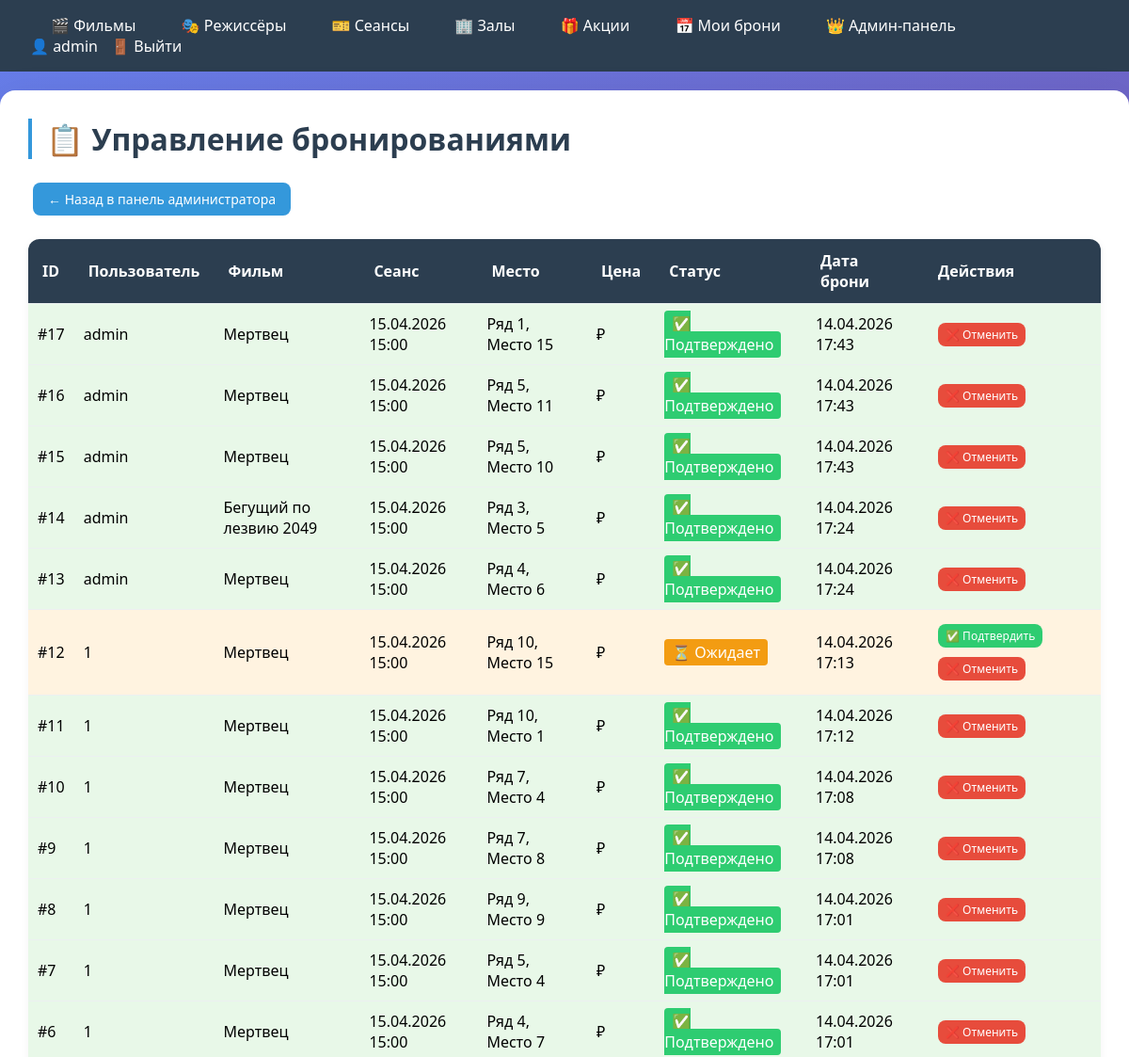
Page /admin-panel/bookings/ (signed in, upper part) on the earlier database version.
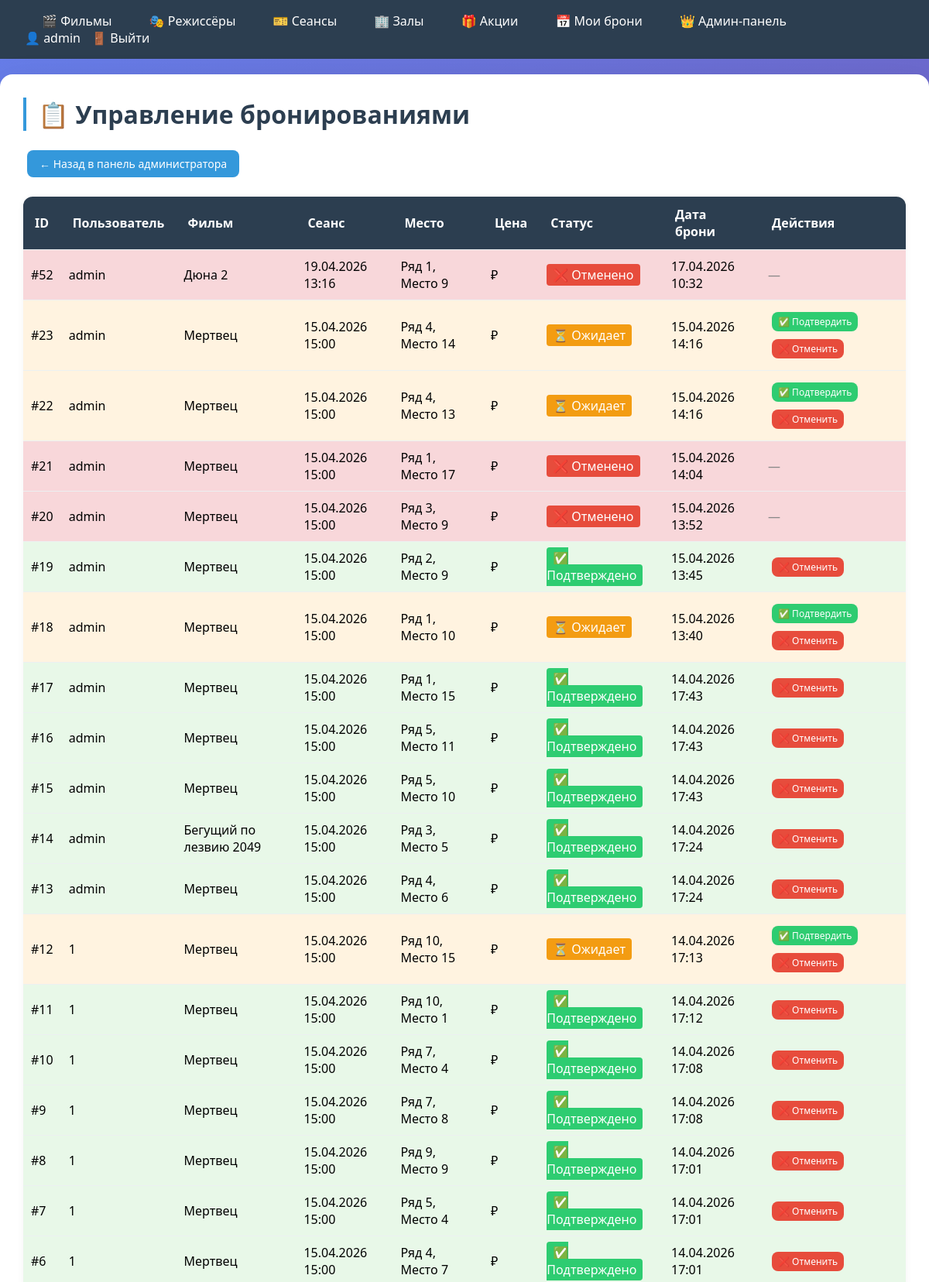
Same page on the later database version.
### cinema/models.py (models this page shows, shortened)
class Booking(models.Model):
    STATUS_CHOICES = [
        ('pending', 'Ожидает подтверждения'),
        ('confirmed', 'Подтверждено'),
        ('cancelled', 'Отменено'),
    ]
    session = models.ForeignKey(Session, on_delete=models.CASCADE, verbose_name='Сеанс', related_name='bookings')
    user = models.ForeignKey(User, on_delete=models.CASCADE, verbose_name='Пользователь', related_name='bookings')
    seat_row = models.IntegerField('Ряд')
    seat_number = models.IntegerField('Место')
    status = models.CharField('Статус', max_length=20, choices=STATUS_CHOICES, default='pending')
    created_at = models.DateTimeField('Дата бронирования', auto_now_add=True)
    class Meta:
        verbose_name = 'Бронирование'
        verbose_name_plural = 'Бронирования'
        unique_together = ('session', 'seat_row', 'seat_number')

class User(AbstractUser):
    birth_date = models.DateField('Дата рождения', null=True, blank=True)
    groups = models.ManyToManyField(
        'auth.Group',
        verbose_name='groups',
        blank=True,
        help_text='The groups this user belongs to.',
        related_name='cinema_user_set',
        related_query_name='cinema_user',
    )
    user_permissions = models.ManyToManyField(
        'auth.Permission',
        verbose_name='user permissions',
        blank=True,
        help_text='Specific permissions for this user.',
        related_name='cinema_user_set',
        related_query_name='cinema_user',
    )
    class Meta:
        verbose_name = 'Пользователь'
        verbose_name_plural = 'Пользователи'
        swappable = 'AUTH_USER_MODEL'

class Session(models.Model):
    movie = models.ForeignKey(Movie, on_delete=models.CASCADE, verbose_name='Фильм', related_name='sessions')
    hall = models.ForeignKey(Hall, on_delete=models.CASCADE, verbose_name='Зал', related_name='sessions')
    start_time = models.DateTimeField('Время начала')
    price = models.DecimalField('Цена', max_digits=8, decimal_places=2)
    class Meta:
        verbose_name = 'Сеанс'
        verbose_name_plural = 'Сеансы'

class Movie(models.Model):
    title = models.CharField('Название', max_length=200)
    description = models.TextField('Описание')
    duration_min = models.IntegerField('Длительность (мин)')
    rating = models.FloatField('Рейтинг', default=0.0)
    poster = models.ImageField('Постер', upload_to='posters/', blank=True, null=True)
    release_year = models.IntegerField('Год выпуска')
    director = models.ForeignKey(Director, on_delete=models.SET_NULL, null=True, blank=True, verbose_name='Режиссёр',
                                 related_name='movies')
    genres = models.ManyToManyField(Genre, through='MovieGenre', verbose_name='Жанры')
    class Meta:
        verbose_name = 'Фильм'
        verbose_name_plural = 'Фильмы'

### cinema/views.py (the view)
# urls.py: path('admin-panel/bookings/', views.admin_bookings, name='admin_bookings'),
@login_required
@user_passes_test(is_admin)
def admin_bookings(request):
    bookings = Booking.objects.select_related('user', 'session', 'session__movie', 'session__hall').all().order_by(
        '-created_at')
    return render(request, 'cinema/admin_bookings.html', {'bookings': bookings})

### cinema/views.py (called while the page is built)
def is_admin(user):
    return user.is_staff or user.is_superuser

### cinema/templates/cinema/admin_bookings.html (shortened to what this page needs)
{% extends 'cinema/base.html' %}
{% block content %}
<h1>📋 Управление бронированиями</h1>
<div style="margin-bottom: 20px;">
    <a href="{% url 'admin_panel' %}" class="btn">← Назад в панель администратора</a>
</div>
{% if bookings %}
    <table style="width: 100%; border-collapse: collapse;">
        <thead>
            <tr>
                <th>ID</th>
                <th>Пользователь</th>
                <th>Фильм</th>
                <th>Сеанс</th>
                <th>Место</th>
                <th>Цена</th>
                <th>Статус</th>
                <th>Дата брони</th>
                <th>Действия</th>
            </tr>
        </thead>
        <tbody>
            {% for booking in bookings %}
            <tr style="{% if booking.status == 'pending' %}background: #fff3e0;{% elif booking.status == 'confirmed' %}background: #e8f8e8;{% else %}background: #f8d7da;{% endif %}">
                <td style="padding: 10px;">#{{ booking.id }}</td>
                <td style="padding: 10px;">{{ booking.user.username }}</td>
                <td style="padding: 10px;">{{ booking.session.movie.title }}</td>
                <td style="padding: 10px;">{{ booking.session.start_time|date:"d.m.Y H:i" }}</td>
                <td style="padding: 10px;">Ряд {{ booking.seat_row }}, Место {{ booking.seat_number }}</td>
                <td style="padding: 10px;">
                    {% if booking.discount_applied > 0 %}
                        <span style="text-decoration: line-through;">{{ booking.session.price }} ₽</span>
                        {{ booking.price_at_booking|floatformat:0 }} ₽
                    {% else %}
                        {{ booking.price_at_booking|floatformat:0 }} ₽
                    {% endif %}
                </td>
                <td style="padding: 10px;">
                    {% if booking.status == 'pending' %}
                        <span style="background: #f39c12; color: white; padding: 3px 8px; border-radius: 4px;">⏳ Ожидает</span>
                    {% elif booking.status == 'confirmed' %}
                        <span style="background: #2ecc71; color: white; padding: 3px 8px; border-radius: 4px;">✅ Подтверждено</span>
                    {% else %}
                        <span style="background: #e74c3c; color: white; padding: 3px 8px; border-radius: 4px;">❌ Отменено</span>
                    {% endif %}
                </td>
                <td style="padding: 10px;">{{ booking.created_at|date:"d.m.Y H:i" }}</td>
                <td style="padding: 10px;">
                    {% if booking.status == 'pending' %}
                        <a href="{% url 'admin_booking_confirm' booking.id %}" class="btn btn-success" style="padding: 4px 8px; font-size: 12px;">✅ Подтвердить</a>
                        <a href="{% url 'admin_booking_cancel' booking.id %}" class="btn btn-danger" style="padding: 4px 8px; font-size: 12px;">❌ Отменить</a>
                    {% elif booking.status == 'confirmed' %}
                        <a href="{% url 'admin_booking_cancel' booking.id %}" class="btn btn-danger" style="padding: 4px 8px; font-size: 12px;">❌ Отменить</a>
                    {% else %}
                        <span style="color: #888;">—</span>
                    {% endif %}
                </td>
            </tr>
            {% endfor %}
        </tbody>
    </table>
{% else %}
    <p>Нет бронирований.</p>
{% endif %}
{% endblock %}

Differences in the rows shown:
added Booking: id "52", user.username "admin", session.movie "Дюна 2", session.start_time "19.04.2026 13:16", seat_row "1", seat_number "9", status "❌ Отменено", created_at "17.04.2026 10:32"
added Booking: id "23", user.username "admin", session.movie "Мертвец", session.start_time "15.04.2026 15:00", seat_row "4", seat_number "14", status "⏳ Ожидает", created_at "15.04.2026 14:16"
added Booking: id "22", user.username "admin", session.movie "Мертвец", session.start_time "15.04.2026 15:00", seat_row "4", seat_number "13", status "⏳ Ожидает", created_at "15.04.2026 14:16"
added Booking: id "21", user.username "admin", session.movie "Мертвец", session.start_time "15.04.2026 15:00", seat_row "1", seat_number "17", status "❌ Отменено", created_at "15.04.2026 14:04"
added Booking: id "20", user.username "admin", session.movie "Мертвец", session.start_time "15.04.2026 15:00", seat_row "3", seat_number "9", status "❌ Отменено", created_at "15.04.2026 13:52"
added Booking: id "19", user.username "admin", session.movie "Мертвец", session.start_time "15.04.2026 15:00", seat_row "2", seat_number "9", status "✅ Подтверждено", created_at "15.04.2026 13:45"
added Booking: id "18", user.username "admin", session.movie "Мертвец", session.start_time "15.04.2026 15:00", seat_row "1", seat_number "10", status "⏳ Ожидает", created_at "15.04.2026 13:40"
